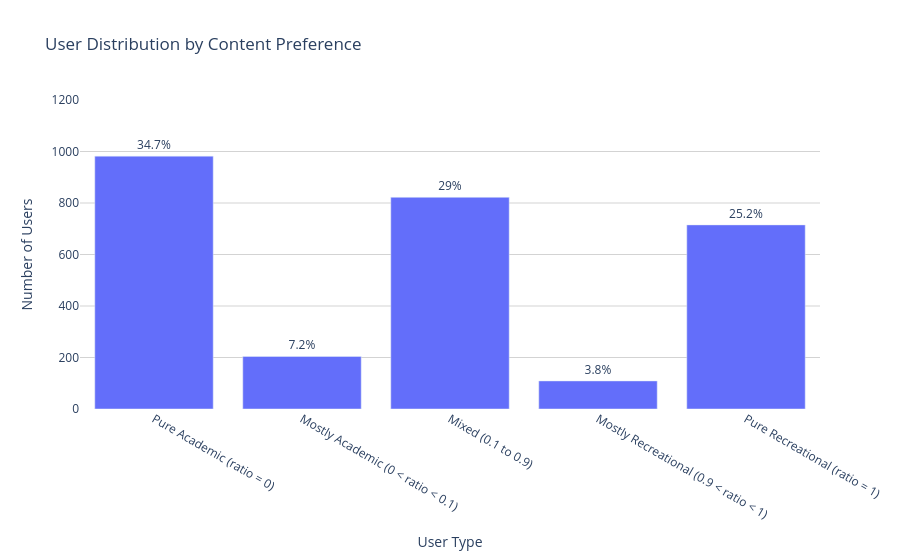

Here is the notebook cell this chart was saved with:
### Code cell
fig = px.bar(
    segment_counts,
    x='user_type',
    y='total_users',
    text='pct_of_users',
    title='User Distribution by Content Preference',
    labels={'user_type': 'User Type', 'total_users': 'Number of Users'}
)

fig.update_traces(
    texttemplate='%{text}%',
    textposition='outside'
)

fig.update_layout(
    plot_bgcolor='white',
    yaxis=dict(gridcolor='lightgrey'),
    yaxis_range=[0, 1200]
)

fig.show()

### Figure 1 — Plotly figure (JSON) as saved in the notebook; plotly's stock layout.template omitted (floating-point values rounded to 4 significant figures)
{"data": [{"hovertemplate": "User Type=%{x}<br>Number of Users=%{y}<br>pct_of_users=%{text}<extra></extra>", "legendgroup": "", "marker": {"color": "#636efa", "pattern": {"shape": ""}}, "name": "", "orientation": "v", "showlegend": false, "text": [34.7, 7.2, 29.0, 3.8, 25.2], "textposition": "outside", "texttemplate": "%{text}%", "type": "bar", "x": ["Pure Academic (ratio = 0)", "Mostly Academic (0 < ratio < 0.1)", "Mixed (0.1 to 0.9)", "Mostly Recreational (0.9 < ratio < 1)", "Pure Recreational (ratio = 1)"], "xaxis": "x", "y": [982, 204, 822, 109, 715], "yaxis": "y"}], "layout": {"barmode": "relative", "legend": {"tracegroupgap": 0}, "plot_bgcolor": "white", "title": {"text": "User Distribution by Content Preference"}, "xaxis": {"anchor": "y", "domain": [0, 1], "title": {"text": "User Type"}}, "yaxis": {"anchor": "x", "domain": [0, 1], "gridcolor": "lightgrey", "range": [0, 1200], "title": {"text": "Number of Users"}}}}
